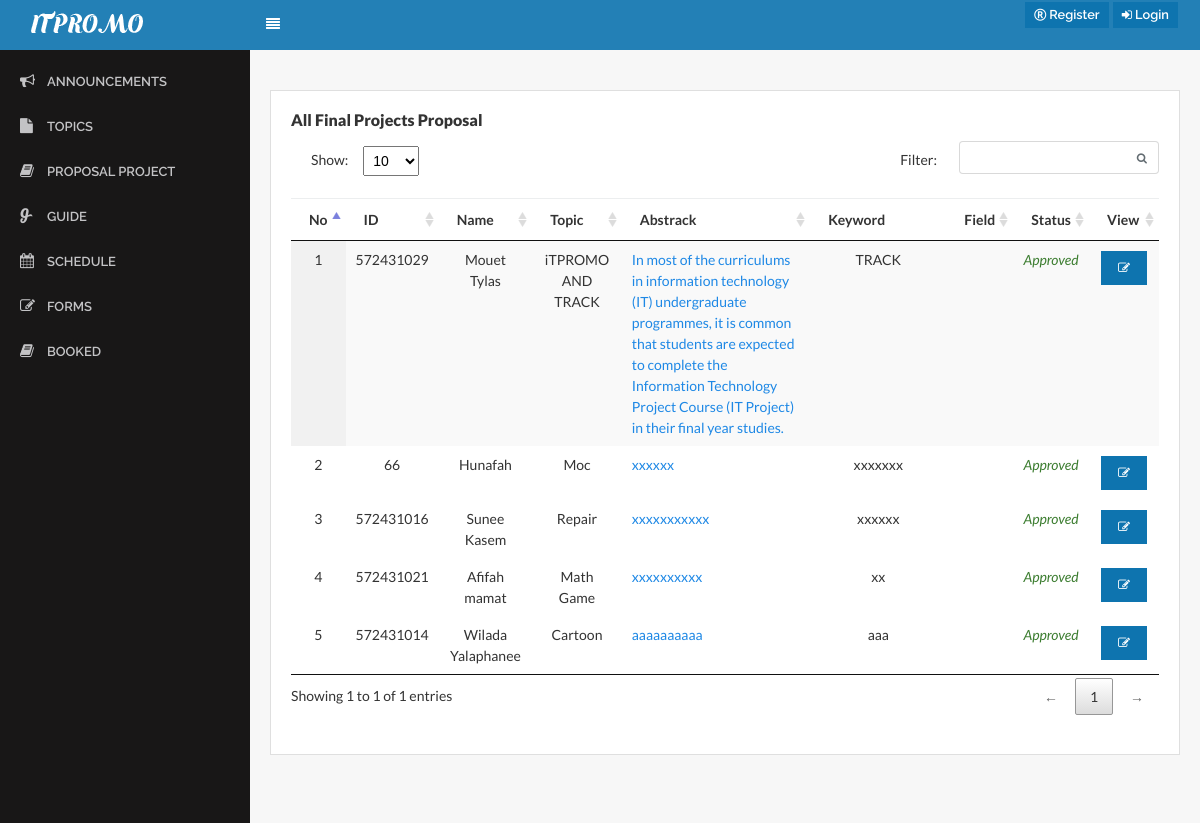
Before: /?page=proposal_project with the older database file.
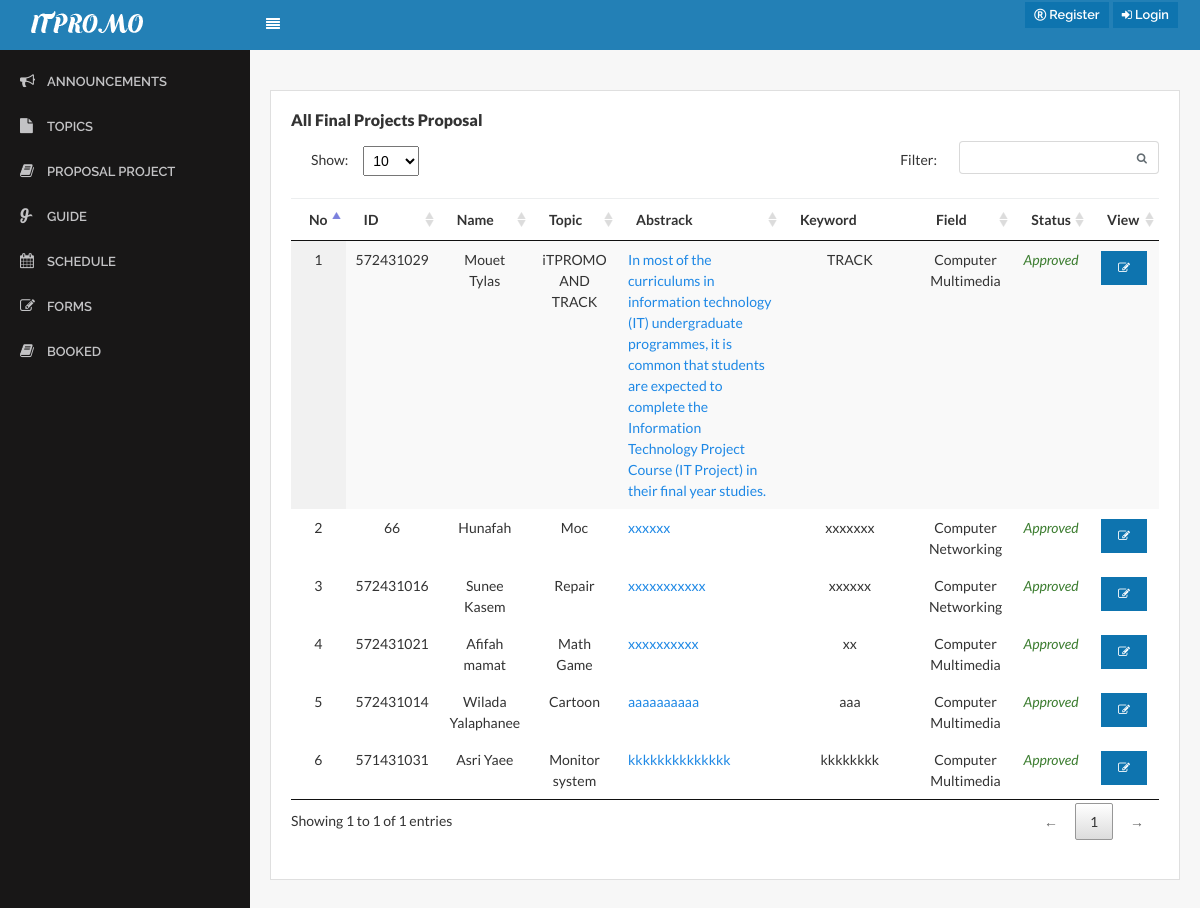
After: the same page with the newer database file.
### tables this page shows
CREATE TABLE `topic_project` (
  `topic_id` int(11) NOT NULL,
  `topic_topic` varchar(255) NOT NULL,
  `topic_abstrack` varchar(255) NOT NULL,
  `topic_keyword` varchar(255) NOT NULL,
  `topic_fieldstudy` enum('Software Engineering','Computer Multimedia','Computer Networking') NOT NULL COMMENT '1=Software Engineering, 2=Computer Multimedia, 3=Computer Networking',
  `topic_years` date NOT NULL,
  `status` enum('Proposal Approve','Proposal not Approve') NOT NULL COMMENT '1=Approve,2=Not Approve',
  `advisergroup_id` int(20) NOT NULL,
  `Student_name` varchar(255) NOT NULL,
  `member_idcard` int(20) NOT NULL,
  `adviser` varchar(255) NOT NULL,
  `position` enum('Admin','Student') NOT NULL COMMENT '1=Admin,2=Student'
);

CREATE TABLE `advisergroup` (
  `advisergroup_id` int(11) NOT NULL,
  `advisergroup_topic` varchar(255) DEFAULT NULL,
  `advisergroup_status` enum('0','w','1') NOT NULL DEFAULT 'w',
  `member_id` int(11) NOT NULL,
  `group_id` int(11) NOT NULL
);

### proposal_project.php (the view, shortened to what this page needs)
<body>
<div class="content">
                     <div class="row">
                        <div class="col-lg-12">
                            <div class="card">
                                <div class="card-block">
                                   <h6 class="card-title text-bold">All Final Projects Proposal</h6></b>
   <?php
$strSQL = "SELECT advisergroup.*,  topic_project.advisergroup_id, advisergroup.advisergroup_status,advisergroup.advisergroup_topic,advisergroup.group_id,topic_project.Student_name,topic_project.member_idcard,topic_project.topic_abstrack,topic_project.topic_keyword ,topic_project.topic_years,topic_project.topic_fieldstudy,topic_project.status FROM advisergroup
          LEFT JOIN topic_project ON advisergroup.advisergroup_id = topic_project.advisergroup_id
        LEFT JOIN member ON advisergroup.member_id = member.member_id
        WHERE advisergroup.group_id ";
              ?>
      <table class="display datatable table table-stripped" cellspacing="0" width="100%">
          <thead>
             <tr>
                        <th>No</th>
                        <th>ID</th>
                        <th>Name</th>
                      <th>Topic</th>
                      <th>Abstrack</th>
                      <th>Keyword</th>
                      <th>Field </th>
                      <th>Status</th>
                                               <th>View</th>
                 </tr>
               </thead>
 <?php
     if($result = $db->query($strSQL)){
             while($objResult = $result->fetch_object()){
            ?>
           <tbody>
            <tr>
                     <td class="text-center"><?php echo $objResult->advisergroup_id; ?></td>
                     <td class="text-center"><?php echo $objResult->member_idcard; ?></td>
                     <td class="text-center"><?php echo $objResult->Student_name; ?></td>
                    <td class="text-center"><?php echo $objResult->advisergroup_topic; ?></td>
  <td><a href="#" name="view" value="view" id="<?php echo $objResult->advisergroup_id; ?>" class=" view_data"><?php echo $objResult->topic_abstrack; ?></a></td>
                     <td class="text-center"><?php echo $objResult->topic_keyword; ?></td>
                <td class="text-center"><?php echo fieldstudy($objResult->topic_fieldstudy); ?></td>
                 <td class="text-center"><?php echo status($objResult->status); ?></td>
                           <td>            <button type="button" class="btn btn-primary btn-xs" data-toggle="modal" data-target="#editPS" onclick="edit_ps(<?php echo $objResult->advisergroup_id; ?>)"><i class="fa fa-edit"></i></button>
</td>
                    </tr>
  <?php
    }
               }
                   ?>
                                        </tbody>
                                    </table>
                                </div>
                            </div>
                        </div>
                    </div>
                </div>

### index.php (shortened to what this page needs)
<?php
include('menu/function.php');
?>
<!DOCTYPE HTML>
<html>
<head>
    <link rel="stylesheet" href="assets/css/bootstrap.css">
    <link rel="stylesheet" href="assets/css/core.css">
    <link rel="stylesheet" href="assets/css/components.css">
    <link rel="stylesheet" href="assets/icons/fontawesome/styles.min.css">
    <link rel="stylesheet" href="lib/css/chartist.min.css">
    <link rel="stylesheet" href="lib/css/jquery.dataTables.min.css">
</head>
<body>
    <nav class="navbar navbar-toggleable-md">
        <a class="navbar-brand logo" href="?page=homepage">
            <img src="assets/img/lo.png" alt="ITPromo">
        </a>
        <div class="collapse navbar-collapse" id="navbarNav">
            <button class="sidebar-toggle btn btn-flat" id="toggle-sidebar-desktop">
                <span>
                    <i class="fa fa-align-justify"></i>
                </span>
            </button>
         <ul class="navbar-nav ml-auto">
                <li class="nav-item dropdown">
         <?php if(isset($_SESSION['id'])):  ?>
              <li class="dropdown messages-menu">
                    <?php if($_SESSION['rank'] == '1' || $_SESSION['rank'] == '2'){
                    }else if($_SESSION['rank'] == '3'){
                    }
                    ?>
                  </li>
                  <li class="dropdown notifications-menu">
                      <?php if($_SESSION['rank'] == 'admin'){
                      }else if($_SESSION['rank'] == '1' || $_SESSION['rank'] == '2'){
                      }else if($_SESSION['rank'] == '3'){
                      }
                      ?>
                    </li>
                       <a class="nav-link dropdown-toggle dropdown-has-after" href="http://example.com" id="navbarDropdownMenuLink" data-toggle="dropdown" aria-haspopup="true"
                        aria-expanded="false">
                         <i class="fa fa-user"></i>  <?php echo $_SESSION['name']; ?></span>
                    </a>
                    <div class="dropdown-menu dropdown-menu-right" aria-labelledby="navbarDropdownMenuLink">
                        <a class="dropdown-item" href="?page=my_profile">
                            <i class="fa fa-user"></i> <span>Profile</span></a>
                        </a>
                        <a class="dropdown-item" href="pages/logout.php">
                            <i class="fa fa-sign-out"></i> <span>Logout</span></a>
                        </a>
                    </div>
                </li>
                  <?php else: ?>
                    <li>
                      <a href="pages/register.php" class="d-none d-sm-inline-block btn btn-sm btn-primary shadow-sm">
                        <i class="fa fa-registered"> </i> <span>Register</span>
                      </a>
                    </li>
                    <li>
                      <a href="pages/login.php" class="d-none d-sm-inline-block btn btn-sm btn-primary shadow-sm">
                        <i class="fa fa-sign-in"></i> <span>Login</span>
                      </a>
                    </li>
                  <?php endif; ?>
                </li>
              </ul>
          </div>
    </nav>
    <div class="page-container">
        <div class="page-content">
            <div id="sidebar-main" class="sidebar sidebar-default">
    <div class="sidebar-content">
        <ul class="navigation">
              <?php if(isset($_SESSION['id'])): ?>
                <?php include('menu/menu.php'); ?>
              <?php else: ?>
        <li><a class="app-menu__item active" href="?page=Annoucement"><i class="fa fa-bullhorn"></i><span class="app-menu__label">Announcements</span></a></li>
        <li><a class="app-menu__item " href="?page=show_topic"><i class="fa fa-file"></i><span class="app-menu__label">Topics</span></a></li>
  <li><a class="app-menu__item " href="?page=proposal_project"> <i class="fa fa-book"></i><span class="app-menu__label">Proposal Project</span></a></li>
        <li><a class="app-menu__item " href="?page=guide"><i class="fa fa-glide-g"></i><span class="app-menu__label">Guide</span></a></li>
        <li><a class="app-menu__item " href="?page=schedule"><i class="fa fa-calendar"></i><span class="app-menu__label">Schedule</span></a></li>
        <li><a class="app-menu__item " href="?page=form"><i class='fa fa-edit'></i><span class="app-menu__label">Forms</span></a></li>
        <li><a class="app-menu__item " href="?page=booked"><i class='fa fa-book'></i><span class="app-menu__label">Booked</span></a></li>
              <?php endif; ?>
            </ul>
            </div>
        </div>
            <div class="content-wrapper">
     <?php include('page_link.php'); ?>
</body>
</html>

### page_link.php (shortened to what this page needs)
<?php
$page = null;
if(isset($_GET['page'])){
	$page = $_GET['page'];
}
switch ($page) {
case 'proposal_project':
     	include('proposal_project.php');
		break;
}
?>

### menu/function.php (shortened to what this page needs)
<?php
function status($status){
	if($status != "0"){
		return "<span class='text-success'><i>Approved</i></span>";
	}else{
		return "<span class='text-danger'><i>Not Approved</i></span>";
	}
}
function fieldstudy($fieldstudy){
	if($fieldstudy == "Software Engineering"){
		return "Software Engineering";
	}else if($fieldstudy == "Computer Multimedia"){
	return "Computer Multimedia";
	}else if($fieldstudy == "Computer Networking"){
			return "Computer Networking";
	}
}
?>

### assets/css/core.css (style rules this page uses)
.btn { position: relative; margin: 2px; font-weight: bold; position: relative; font-size: 0.8rem; margin: 2px; font-weight: 600; font-family: 'Raleway', sans-serif; }
.btn > i { font-size: 12px; }
body, input, textarea, button { font-family: "Lato", sans-serif; }
.navbar { margin-bottom: 0; border-width: 1px 0; padding: 0; background-color: #2380B6; color: #fff; }
@media (min-width: 992px) { .navbar { padding-right: 20px; } }
.navbar > .navbar-brand { display: block; float: left; height: 50px; line-height: 36px; padding-left: 20px; min-width: 250px; margin-right: 0; }
.navbar > .navbar-brand > img { height: 20px; width: auto; }
.navbar .navbar-nav .nav-item { font-weight: 600; font-family: "Raleway", sans-serif; }
.navbar > .navbar-brand > img { height: auto; width: auto; }
.card { margin-bottom: 20px; margin-top: 20px; color: #333; border-radius: 0; }

### assets/css/components.css (style rules this page uses)
html, body { width: 100%; height: 100%; }
body { font-family: "Lato", sans-serif; font-size: 0.875rem !important; background-color: #f7f7f7; }
.page-container { position: relative; }
@media (min-width: 768px) { .page-container { display: table; table-layout: fixed; height: 100%; width: 100%; } }
@media (min-width: 768px) { .page-content { display: table-row; } }
.content { padding: 20px 20px; }
.content:after { content: ''; display: table; clear: both; }
.content-wrapper { padding-bottom: 1.33333; width: 100%; }
@media (min-width: 768px) { .content-wrapper { display: table-cell; vertical-align: top; } }
.sidebar { font-family: 'Raleway', sans-serif; font-size: 0.35rem; font-weight: 600; position: relative; background-color: #181717; color: #c3c3c5; }
@media (min-width: 768px) { .sidebar { display: table-cell; vertical-align: top; width: 250px; } }
.sidebar-default { z-index: 99; }
.sidebar .navigation { margin: 0; padding: 10px 0; list-style: none; position: relative; }
.sidebar .navigation > li { position: relative; }
.sidebar .navigation > li + li { margin-top: 1px; }
.sidebar .navigation > li > a { display: block; color: #c3c3c5; font-size: 13px; text-transform: uppercase; }
.sidebar .navigation > li > a > i { float: left; top: 11px; position: absolute; margin-top: 2px; margin-right: 15px; font-size: 15px; }
.sidebar .navigation > li > a > span { margin-left: 27px; }
.sidebar .navigation > li a { padding: 12px 20px; min-height: 44px; }
.sidebar-toggle { background-color: inherit; color: #fff; font-size: 0.875rem; margin: 0; padding: 15px 15px; outline: 0; }
.text-bold { font-weight: 800; }
.text-center { text-align: center; }
table.dataTable thead th, table.dataTable thead td { border-bottom: 1px solid #eeeeef; }
table.dataTable thead .sorting { background-image: url("../../lib/img/sort_both.png"); }
table.dataTable thead .sorting_asc { background-image: url("../../lib/img/sort_asc.png"); }

Changed rows visible on the page:
changed topic_project "Mouet Tylas": topic_fieldstudy (not shown) → "Computer Multimedia"
changed topic_project "Hunafah": topic_fieldstudy (not shown) → "Computer Networking"
changed topic_project "Sunee Kasem": topic_fieldstudy (not shown) → "Computer Networking"
changed topic_project "Afifah mamat": topic_fieldstudy (not shown) → "Computer Multimedia"
changed topic_project "Wilada Yalaphanee": topic_fieldstudy (not shown) → "Computer Multimedia"
added topic_project: advisergroup "6", member_idcard "571431031", Student_name "Asri Yaee", advisergroup.advisergroup_topic "Monitor system", topic_abstrack "kkkkkkkkkkkkkk", topic_keyword "kkkkkkkk", topic_fieldstudy "Computer Multimedia", status "Approved"
